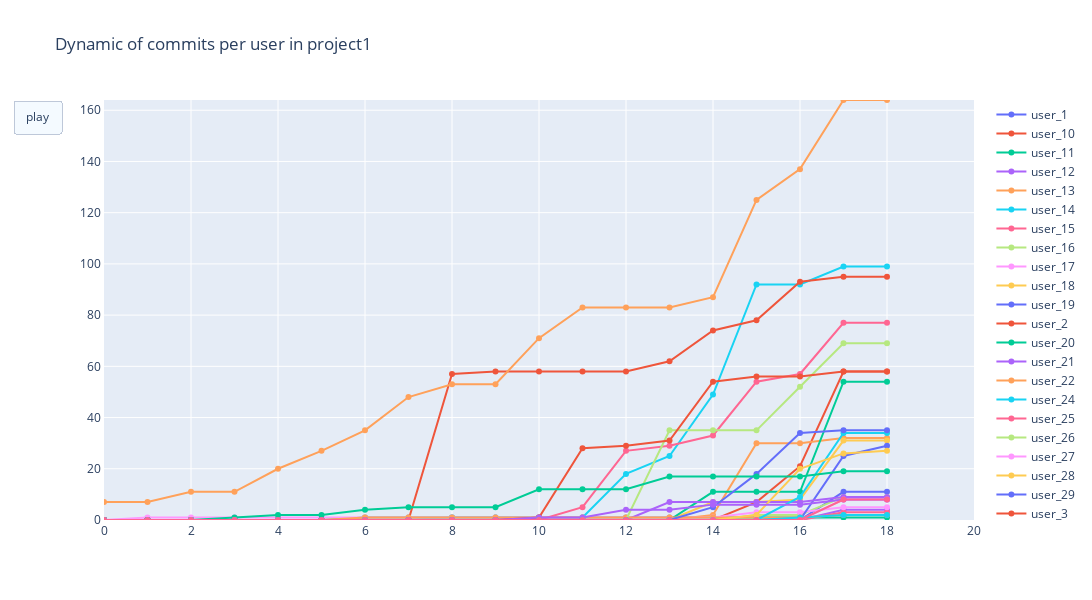

Source (notebook cell):
### Code cell
figure.show()

### Figure 1 — Plotly figure (JSON) as saved in the notebook; plotly's stock layout.template omitted (floating-point values rounded to 4 significant figures)
{"data": [{"mode": "lines+markers", "name": "user_1", "type": "scatter", "x": [0, 1, 2, 3, 4, 5, 6, 7, 8, 9, 10, 11, 12, 13, 14, 15, 16, 17, 18, 19], "y": [0, 0, 0, 0, 0, 0, 0, 0, 0, 0, 0, 0, 0, 0, 0, 0, 0, 11, 11]}, {"mode": "lines+markers", "name": "user_10", "type": "scatter", "x": [0, 1, 2, 3, 4, 5, 6, 7, 8, 9, 10, 11, 12, 13, 14, 15, 16, 17, 18, 19], "y": [0, 0, 0, 0, 0, 0, 0, 0, 0, 0, 0, 0, 0, 0, 0, 7, 21, 58, 58]}, {"mode": "lines+markers", "name": "user_11", "type": "scatter", "x": [0, 1, 2, 3, 4, 5, 6, 7, 8, 9, 10, 11, 12, 13, 14, 15, 16, 17, 18, 19], "y": [0, 0, 0, 0, 0, 0, 1, 1, 1, 1, 1, 1, 1, 1, 1, 1, 1, 1, 1]}, {"mode": "lines+markers", "name": "user_12", "type": "scatter", "x": [0, 1, 2, 3, 4, 5, 6, 7, 8, 9, 10, 11, 12, 13, 14, 15, 16, 17, 18, 19], "y": [0, 0, 0, 0, 0, 0, 0, 0, 0, 0, 0, 0, 0, 0, 0, 0, 0, 4, 4]}, {"mode": "lines+markers", "name": "user_13", "type": "scatter", "x": [0, 1, 2, 3, 4, 5, 6, 7, 8, 9, 10, 11, 12, 13, 14, 15, 16, 17, 18, 19], "y": [0, 0, 0, 0, 0, 0, 0, 0, 0, 0, 0, 0, 0, 0, 2, 30, 30, 32, 32]}, {"mode": "lines+markers", "name": "user_14", "type": "scatter", "x": [0, 1, 2, 3, 4, 5, 6, 7, 8, 9, 10, 11, 12, 13, 14, 15, 16, 17, 18, 19], "y": [0, 0, 0, 0, 0, 0, 0, 0, 1, 1, 1, 1, 18, 25, 49, 92, 92, 99, 99]}, {"mode": "lines+markers", "name": "user_15", "type": "scatter", "x": [0, 1, 2, 3, 4, 5, 6, 7, 8, 9, 10, 11, 12, 13, 14, 15, 16, 17, 18, 19], "y": [0, 0, 0, 0, 0, 0, 0, 0, 0, 0, 0, 0, 0, 0, 0, 0, 0, 3, 3]}, {"mode": "lines+markers", "name": "user_16", "type": "scatter", "x": [0, 1, 2, 3, 4, 5, 6, 7, 8, 9, 10, 11, 12, 13, 14, 15, 16, 17, 18, 19], "y": [0, 0, 0, 0, 0, 0, 0, 0, 0, 0, 0, 0, 0, 0, 0, 2, 2, 9, 9]}, {"mode": "lines+markers", "name": "user_17", "type": "scatter", "x": [0, 1, 2, 3, 4, 5, 6, 7, 8, 9, 10, 11, 12, 13, 14, 15, 16, 17, 18, 19], "y": [0, 1, 1, 1, 1, 1, 1, 1, 1, 1, 1, 1, 1, 1, 1, 3, 3, 5, 5]}, {"mode": "lines+markers", "name": "user_18", "type": "scatter", "x": [0, 1, 2, 3, 4, 5, 6, 7, 8, 9, 10, 11, 12, 13, 14, 15, 16, 17, 18, 19], "y": [0, 0, 0, 0, 0, 0, 0, 0, 0, 0, 0, 0, 0, 0, 7, 7, 8, 31, 31]}, {"mode": "lines+markers", "name": "user_19", "type": "scatter", "x": [0, 1, 2, 3, 4, 5, 6, 7, 8, 9, 10, 11, 12, 13, 14, 15, 16, 17, 18, 19], "y": [0, 0, 0, 0, 0, 0, 0, 0, 0, 0, 0, 0, 0, 0, 0, 0, 0, 25, 29]}, {"mode": "lines+markers", "name": "user_2", "type": "scatter", "x": [0, 1, 2, 3, 4, 5, 6, 7, 8, 9, 10, 11, 12, 13, 14, 15, 16, 17, 18, 19], "y": [0, 0, 0, 0, 0, 0, 0, 0, 57, 58, 58, 58, 58, 62, 74, 78, 93, 95, 95]}, {"mode": "lines+markers", "name": "user_20", "type": "scatter", "x": [0, 1, 2, 3, 4, 5, 6, 7, 8, 9, 10, 11, 12, 13, 14, 15, 16, 17, 18, 19], "y": [0, 0, 0, 0, 0, 0, 0, 0, 0, 0, 0, 0, 0, 0, 11, 11, 11, 54, 54]}, {"mode": "lines+markers", "name": "user_21", "type": "scatter", "x": [0, 1, 2, 3, 4, 5, 6, 7, 8, 9, 10, 11, 12, 13, 14, 15, 16, 17, 18, 19], "y": [0, 0, 0, 0, 0, 0, 0, 0, 0, 0, 0, 0, 0, 7, 7, 7, 7, 9, 9]}, {"mode": "lines+markers", "name": "user_22", "type": "scatter", "x": [0, 1, 2, 3, 4, 5, 6, 7, 8, 9, 10, 11, 12, 13, 14, 15, 16, 17, 18, 19], "y": [0, 0, 0, 0, 0, 0, 1, 1, 1, 1, 1, 1, 1, 1, 1, 1, 1, 2, 2]}, {"mode": "lines+markers", "name": "user_24", "type": "scatter", "x": [0, 1, 2, 3, 4, 5, 6, 7, 8, 9, 10, 11, 12, 13, 14, 15, 16, 17, 18, 19], "y": [0, 0, 0, 0, 0, 0, 0, 0, 0, 0, 0, 0, 0, 0, 0, 0, 9, 34, 34]}, {"mode": "lines+markers", "name": "user_25", "type": "scatter", "x": [0, 1, 2, 3, 4, 5, 6, 7, 8, 9, 10, 11, 12, 13, 14, 15, 16, 17, 18, 19], "y": [0, 0, 0, 0, 0, 0, 0, 0, 0, 0, 0, 5, 27, 29, 33, 54, 57, 77, 77]}, {"mode": "lines+markers", "name": "user_26", "type": "scatter", "x": [0, 1, 2, 3, 4, 5, 6, 7, 8, 9, 10, 11, 12, 13, 14, 15, 16, 17, 18, 19], "y": [0, 0, 0, 0, 0, 0, 0, 0, 0, 0, 0, 0, 0, 35, 35, 35, 52, 69, 69]}, {"mode": "lines+markers", "name": "user_27", "type": "scatter", "x": [0, 1, 2, 3, 4, 5, 6, 7, 8, 9, 10, 11, 12, 13, 14, 15, 16, 17, 18, 19], "y": [0, 0, 0, 0, 0, 0, 0, 0, 0, 0, 0, 0, 0, 0, 0, 0, 0, 8, 8]}, {"mode": "lines+markers", "name": "user_28", "type": "scatter", "x": [0, 1, 2, 3, 4, 5, 6, 7, 8, 9, 10, 11, 12, 13, 14, 15, 16, 17, 18, 19], "y": [0, 0, 0, 0, 0, 0, 0, 0, 0, 0, 0, 0, 0, 0, 0, 2, 20, 26, 27]}, {"mode": "lines+markers", "name": "user_29", "type": "scatter", "x": [0, 1, 2, 3, 4, 5, 6, 7, 8, 9, 10, 11, 12, 13, 14, 15, 16, 17, 18, 19], "y": [0, 0, 0, 0, 0, 0, 0, 0, 0, 0, 0, 0, 0, 0, 5, 18, 34, 35, 35]}, {"mode": "lines+markers", "name": "user_3", "type": "scatter", "x": [0, 1, 2, 3, 4, 5, 6, 7, 8, 9, 10, 11, 12, 13, 14, 15, 16, 17, 18, 19], "y": [0, 0, 0, 0, 0, 0, 0, 0, 0, 0, 1, 28, 29, 31, 54, 56, 56, 58, 58]}, {"mode": "lines+markers", "name": "user_30", "type": "scatter", "x": [0, 1, 2, 3, 4, 5, 6, 7, 8, 9, 10, 11, 12, 13, 14, 15, 16, 17, 18, 19], "y": [0, 0, 0, 1, 2, 2, 4, 5, 5, 5, 12, 12, 12, 17, 17, 17, 17, 19, 19]}, {"mode": "lines+markers", "name": "user_31", "type": "scatter", "x": [0, 1, 2, 3, 4, 5, 6, 7, 8, 9, 10, 11, 12, 13, 14, 15, 16, 17, 18, 19], "y": [0, 0, 0, 0, 0, 0, 0, 0, 0, 0, 1, 1, 4, 4, 6, 6, 6, 8, 8]}, {"mode": "lines+markers", "name": "user_4", "type": "scatter", "x": [0, 1, 2, 3, 4, 5, 6, 7, 8, 9, 10, 11, 12, 13, 14, 15, 16, 17, 18, 19], "y": [7, 7, 11, 11, 20, 27, 35, 48, 53, 53, 71, 83, 83, 83, 87, 125, 137, 164, 164]}, {"mode": "lines+markers", "name": "user_6", "type": "scatter", "x": [0, 1, 2, 3, 4, 5, 6, 7, 8, 9, 10, 11, 12, 13, 14, 15, 16, 17, 18, 19], "y": [0, 0, 0, 0, 0, 0, 0, 0, 0, 0, 0, 0, 0, 0, 0, 0, 1, 2, 2]}, {"mode": "lines+markers", "name": "user_8", "type": "scatter", "x": [0, 1, 2, 3, 4, 5, 6, 7, 8, 9, 10, 11, 12, 13, 14, 15, 16, 17, 18, 19], "y": [0, 0, 0, 0, 0, 0, 0, 0, 0, 0, 0, 0, 0, 0, 0, 0, 0, 8, 8]}], "layout": {"height": 600, "title": {"text": "Dynamic of commits per user in project1"}, "updatemenus": [{"active": 0, "buttons": [{"args": [null], "label": "play", "method": "animate"}], "type": "buttons"}], "width": 1100, "xaxis": {"dtick": 2, "range": [0, 20], "showline": true, "type": "linear", "visible": true}, "yaxis": {"range": [0, 164], "showline": true, "type": "linear", "visible": true}}}
